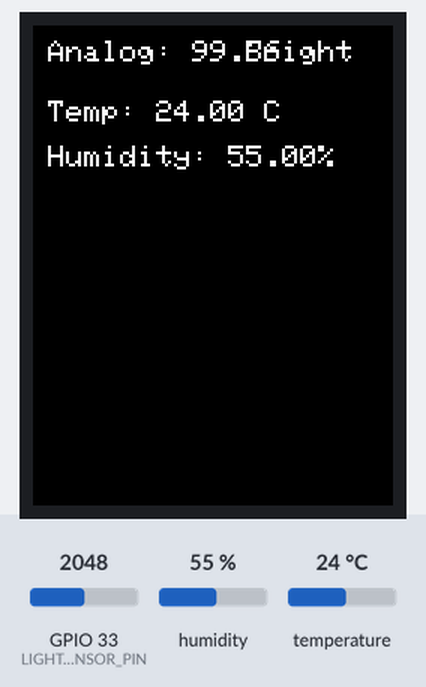
Bench run of a sketch on a simulated ESP32. Shown: 240×320 colour display. The test bench sets the inputs (shaded band); at power-on: GPIO 33 (LIGHT_SENSOR_PIN) = 2048, humidity 55 %, temperature 24 °C (analog values on the 0–4095 scale). WiFi joins after 1.5 s; servers stay silent unless stated; random numbers use the default seed unless the sketch sets one; no MQTT or app messages arrive unless stated; what the sketch prints to the serial monitor is not drawn.

Above: at 3.4 s.
3.5 s: GPIO 33 (LIGHT_SENSOR_PIN) set to 1991
At 10.4 s:
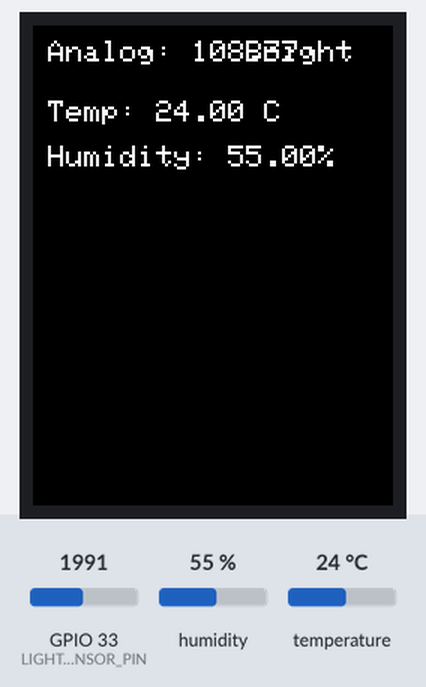
10.8 s: GPIO 33 (LIGHT_SENSOR_PIN) set to 176
At 17.3 s:
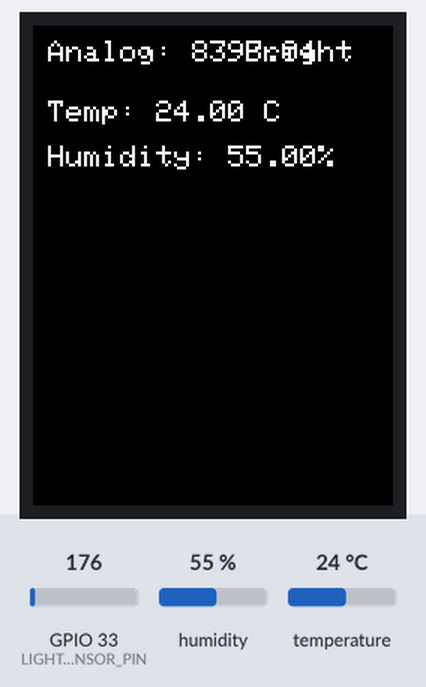
17.8 s: GPIO 33 (LIGHT_SENSOR_PIN) set to 151
At 24.7 s:
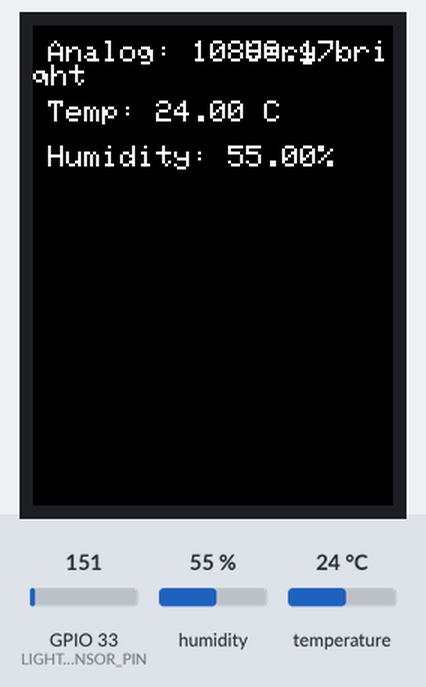
30.9 s: GPIO 33 (LIGHT_SENSOR_PIN) set to 5
At 39.7 s:
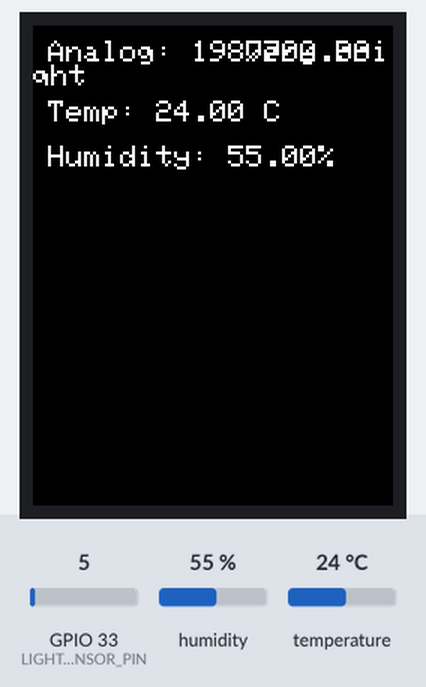
40.0 s: GPIO 33 (LIGHT_SENSOR_PIN) set to 2
At 46.6 s:
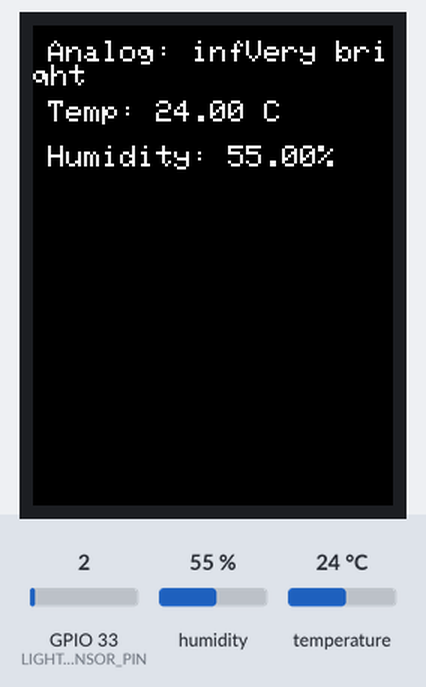
53.1 s: GPIO 33 (LIGHT_SENSOR_PIN) set to 3240
At 59.6 s:
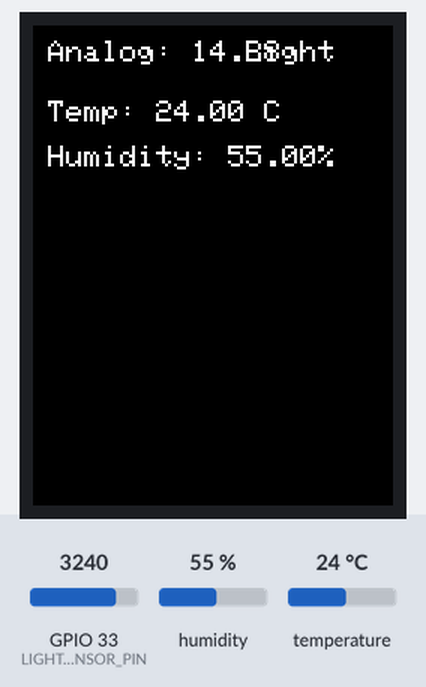
Timing chart, 0 to 61.1 s (numbered marks = the images above; inputs shaded):
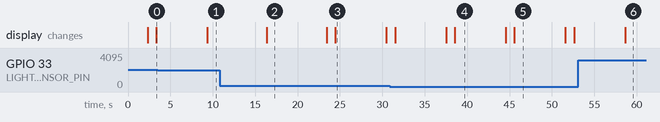

The sketch:

sketch.ino
```cpp
#include <Adafruit_GFX.h>
#include <Adafruit_ILI9341.h>
#include <WiFi.h>
#include <PubSubClient.h>
#include <DHT.h>

// WiFi credentials
const char* ssid = "Wokwi-GUEST";         // Replace with your WiFi SSID
const char* password = ""; // Replace with your WiFi Password
// MQTT Broker (HiveMQ)
const char* mqtt_server = "test.mosquitto.org";
const char* mqtt_topic = "iotmicro/project";   // MQTT topic
const float GAMMA = 0.7;
const float RL10 = 50;

// Define your pin connections
#define TFT_CS    15  // Chip select
#define TFT_RST   4   // Reset
#define TFT_DC    2   // Data/command
#define LIGHT_SENSOR_PIN 33
#define DHTPIN 25
#define DHTTYPE DHT22

WiFiClient espClient;
PubSubClient client(espClient); // MQTT client

// Initialize the display
Adafruit_ILI9341 display = Adafruit_ILI9341(TFT_CS, TFT_DC);
DHT dht(DHTPIN, DHTTYPE);

void setup() {
  Serial.begin(115200);
  display.begin();
  display.fillScreen(ILI9341_BLACK); // Clear screen with black
  display.setRotation(0);
  display.setTextSize(2);
  analogReadResolution(10);
  dht.begin();
  setup_WIFI();
  client.setServer(mqtt_server, 1883);  // Set HiveMQ broker address and port
  client.setCallback(relay_op);
}

void loop() {
  if (!client.connected()) {
    reconnect();               // Reconnect if the connection is lost
  }
  client.loop();
  float ph = photores();
  float temp , hum;
  t_h(&temp,&hum);
  // Creating a JSON formatted string to send via MQTT
  String payload = "{\"temperature\": ";
  payload += String(temp);
  payload += ", \"humidity\": ";
  payload += String(hum);
  payload += ", \"light\": ";
  payload += String(ph);
  payload += "}";
  // Publish temperature and humidity data to the MQTT broker
  Serial.print("Publishing message: ");
  Serial.println(payload);

  client.publish(mqtt_topic, payload.c_str());

  delay(5000);
}

float photores() {
  // Read the input on analog pin (value between 0 and 4095)
  int analogValue = analogRead(LIGHT_SENSOR_PIN);
  String a;

  float voltage = analogValue / 1024. * 5;
  float resistance = 2000 * voltage / (1 - voltage / 5);
  float lux = pow(RL10 * 1e3 * pow(10, GAMMA) / resistance, (1 / GAMMA));

  // Clear the top area for text by drawing a black rectangle over it
  display.fillRect(0, 0, 240, 40, ILI9341_BLACK);

  // Display analog value at the top horizontally
  display.setCursor(10, 10);
  display.print("Analog: ");
  display.print(lux);

  // Display brightness level next to the analog value
  display.setCursor(130, 10); // Adjust the position as needed
  if (analogValue < 40) {
    display.print(" Very bright");
    a = "Very bright";
  } else if (analogValue < 800) {
    display.print(" Bright");
    a = "Bright";
  } else if (analogValue < 2000) {
    display.print(" Light");
    a = "Light";
  } else if (analogValue < 3200) {
    display.print(" Dim");
    a = "Dim";
  } else {
    display.print(" dark");
    a = "Dark";
  }

  delay(1000); // Adjust delay as needed
  return lux;
}

void t_h(float *temp , float *hum)
{
  float temperature = dht.readTemperature();
  float humidity = dht.readHumidity();

  // Check if any reads failed and exit early
  if (isnan(humidity) || isnan(temperature)) {
    Serial.println("Failed to read from DHT sensor!");
    return;
  }

  // Clear a section of the screen for the temperature display
  display.fillRect(0, 40, 240, 80, ILI9341_BLACK);

  // Display temperature value
  display.setCursor(10, 50);
  display.setTextColor(ILI9341_WHITE);
  display.print("Temp: ");
  display.print(temperature);
  display.print(" C");

  display.setCursor(10, 80);
  display.setTextColor(ILI9341_WHITE);
  display.print("Humidity: ");
  display.print(humidity);
  display.print("%");
  delay(1000);
  *temp = temperature;
  *hum = humidity;
}

void setup_WIFI()
{
  delay(10);
  Serial.println();
  Serial.print("Connecting to ");
  Serial.println(ssid);

  WiFi.begin(ssid, password);  // Connect to the WiFi

  while (WiFi.status() != WL_CONNECTED) {
    delay(1000);
    Serial.print(".");
  }

  Serial.println("");
  Serial.println("WiFi connected");
  Serial.println("IP address: ");
  Serial.println(WiFi.localIP());

}

void reconnect() {
  // Loop until we're reconnected
  while (!client.connected()) {
    Serial.print("Attempting MQTT connection...");
    // Attempt to connect
    String clientId = "ESP32Client-" + String(random(0xffff), HEX);
    if (client.connect(clientId.c_str())) {
      Serial.println("connected");
      client.subscribe(mqtt_topic);
    } else {
      Serial.print("failed, rc=");
      Serial.print(client.state());
      Serial.println(" try again in 5 seconds");
      delay(5000);
    }
  }
}

void relay_op(char* topic, byte* message, unsigned int length)
{
  Serial.print("Message arrived on topic: ");
  Serial.println(topic);
  Serial.print("Message: ");

  String receivedMessage;

  for (int i = 0; i < length; i++) {
    receivedMessage += (char)message[i];
  }
  Serial.println(receivedMessage);

  // Example: Control a relay based on the received message
  if (receivedMessage == "ON") {
    Serial.println("Turning on the relay...");
    // Add hardware control code here
  } else if (receivedMessage == "OFF") {
    Serial.println("Turning off the relay...");
    // Add hardware control code here
  } else {
    Serial.println("Unknown command received.");
  }

}
```

Measured:
- the behaviour switches between 2048 and 2047 on GPIO 33 (LIGHT_SENSOR_PIN) (found by bisection; images 0 and 1)
- the behaviour switches between 160 and 159 on GPIO 33 (LIGHT_SENSOR_PIN) (found by bisection; images 2 and 3)
- the behaviour switches between 4 and 3 on GPIO 33 (LIGHT_SENSOR_PIN) (found by bisection; images 4 and 5)
- after the input at 3.5 s, the display: changes after 5.8 s (image 1)
- after the input at 10.8 s, the display: changes after 5.6 s (image 2)
- after the input at 17.8 s, the display: first changes after 5.6 s (image 3 shows a later state)
